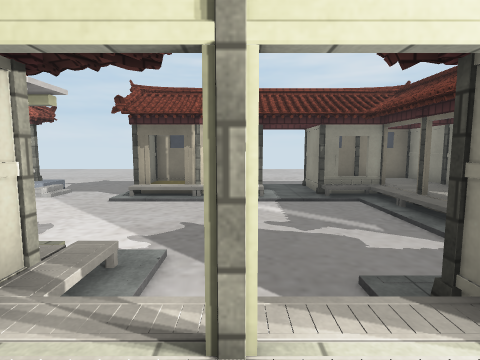
[1] (above)

24 first-person views from a walk through a scene from a Unity 3-D project. The camera is 1.2 m above the floor, tilts 6° down and sees 80° across. Doors are open. The floor is counted in squares, 1 m on a side. Each view is taken from the middle of a square. On the plan, view 1 faces up. The plan holds only what a view shows up to about 13 squares ahead; the rest is blank. The place goes on beyond the plan. The player character is not drawn. Some animated figures are not drawn. Some surface patterns are stand-ins.

[2]
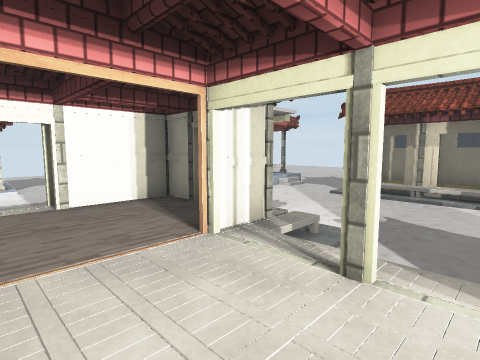

[3]
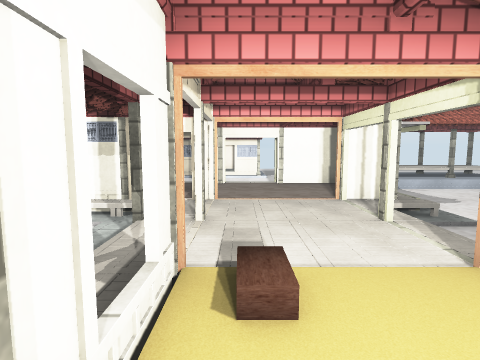

[4]
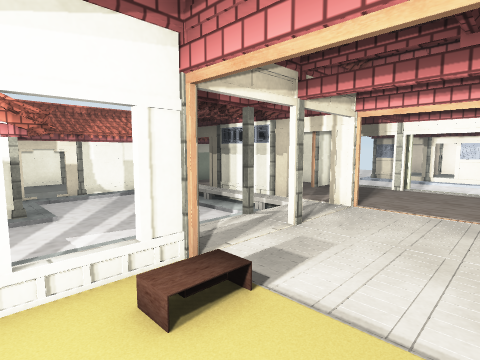

[5]
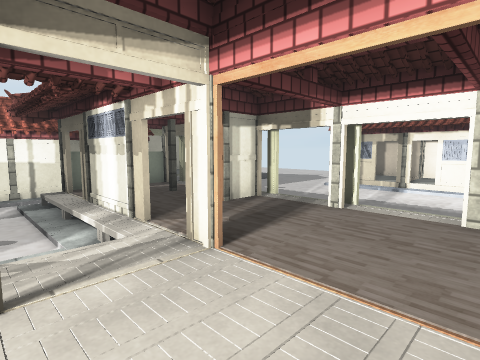

[6]
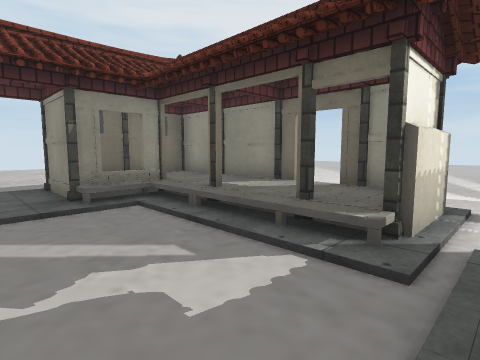

[7]
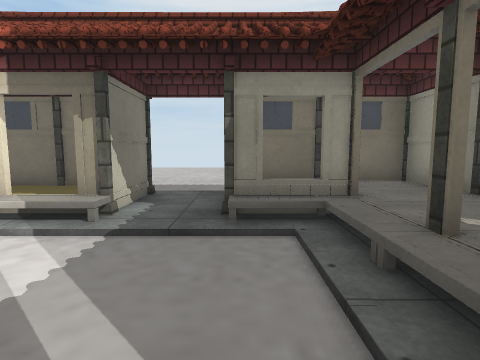

[8]
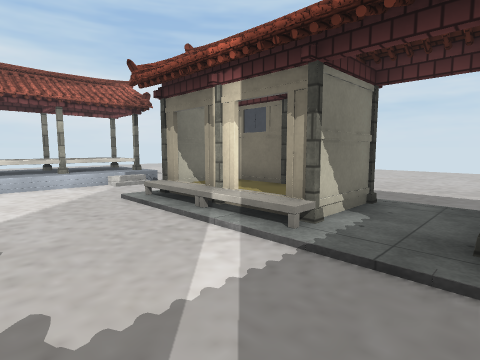

[9]
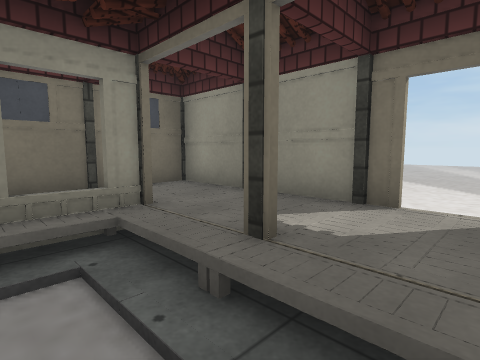

[10]
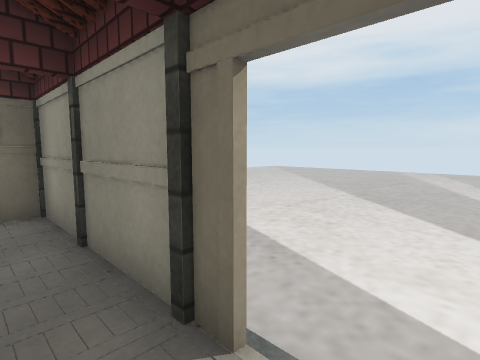

[11]
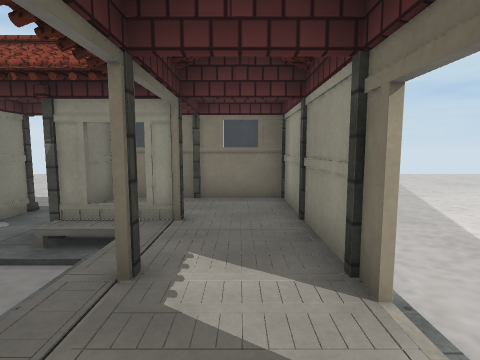

[12]
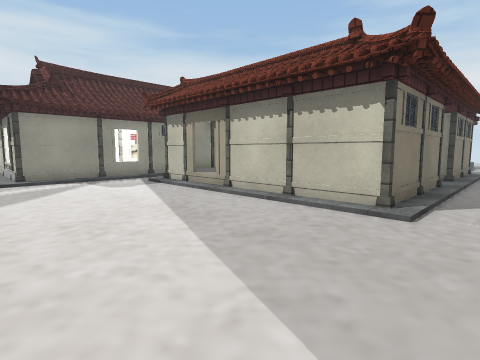

[13]
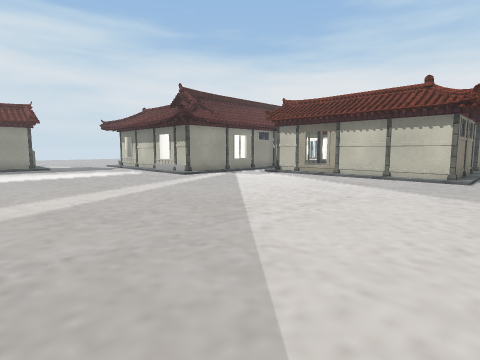

[14]
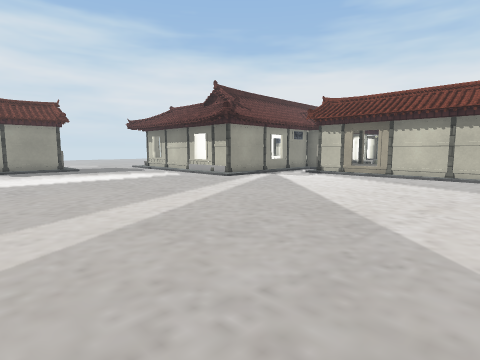

[15]
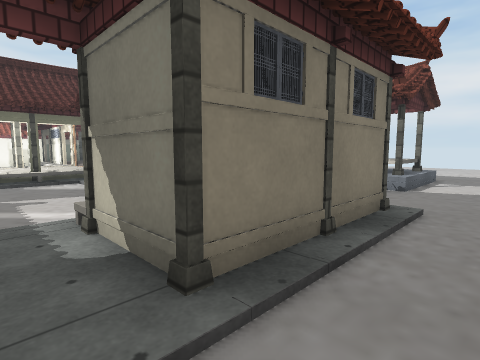

[16]
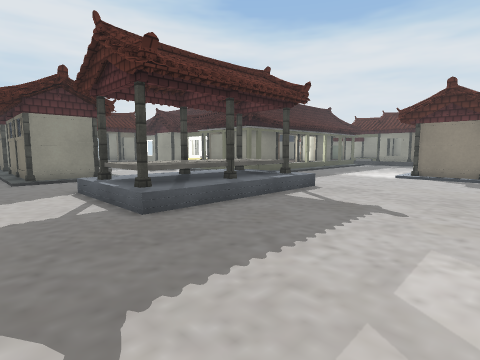

[17]
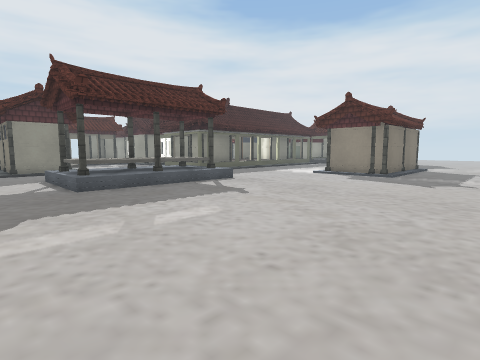

[18]
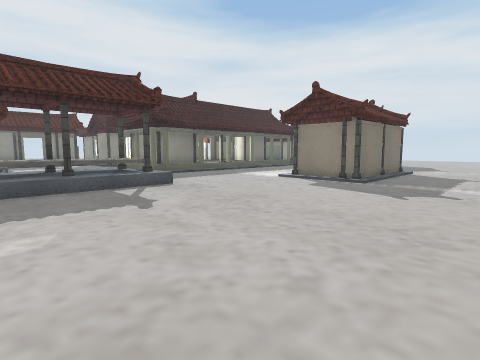

[19]
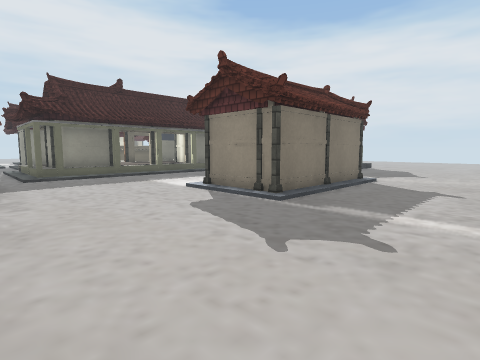

[20]
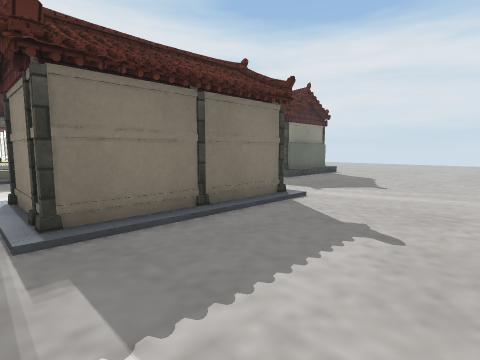

[21]
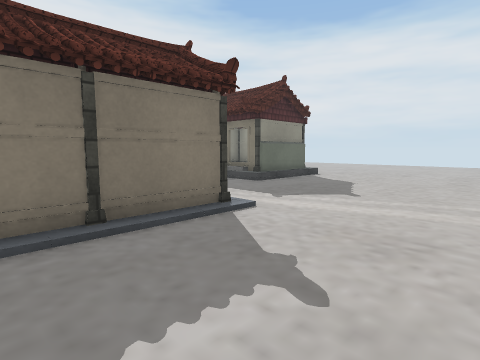

[22]
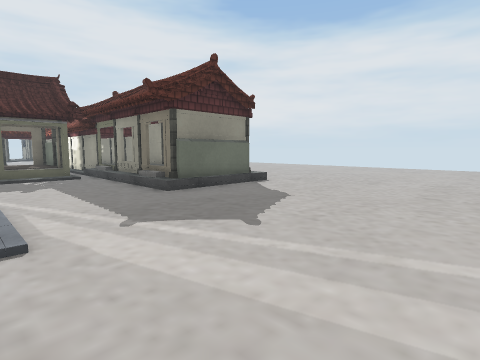

[23]
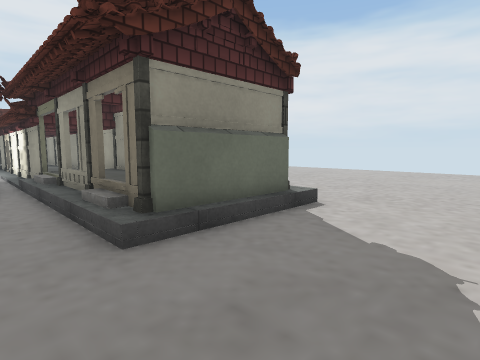

[24]
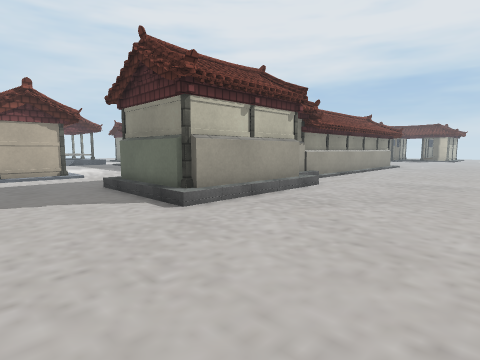

### Floor plan
Key: @ floor where view 1 was taken; # wall or solid block; . main floor; : floor 0.25 m higher than the main floor; + floor 0.5 m higher than the main floor; / step, stairs or slope; D open door; P pillar; O other object.
Columns run from 20 left of view 1 to 21 right of it. Each row starts with its distance up from view 1.
 14 . .........     ........   ............ .
 13  ..................P....................
 12 ................POOOOPDPOPOP..............
 11 ........./P P...##++##:#   #.............
 10 ........./   O..PDDPDP:PDP P..............
  9 ........./P P/..:::::::::D #..............
  8 .........// //..........:P P..............
  7 .........//  /..........:D D..............
  6 ........./P #/..........:D+D..............
  5 ........................:P+P.............
  4 .............:DDDDD.....:P#P.............
  3 .............:P#P P...P  :...............
  2 .............:D#++PDPD      DP#P:........
  1 .............:P#++D + D++      O: .......
  0 .....P#OP....:PD++D @ D+       O:  ......
 -1 .....#+O....  DD++D  +D/++     D    .....
 -2 .....O#P....  PD++PDPDPDP      O     ....
 -3 .....# D....  DD++D:P          #      ...
 -4 .....# O....  ODP+OP. ..D
 -5 ..... #P....  D#++O.....
 -6 .............: DP OP....
 -7 .............:DD+ D....P
 -8 .............:OD #P....:
 -9 .......................:
-10 ........PDPDPDOO#####PD
-11 ........#  +++       ++
-12  .......#     OO#    O#
-13  .......P#P#O //.
-14  .......//////....
-15  ..................
-16  ...................
-17  ...................
-18  ...................
-19  ...........

Where each view was taken, in squares from view 1:
view 1: 0 up, 0 right, facing up
view 2: 1 down, 1 right, facing up-left
view 3: 1 down, 5 right, facing left
view 4: 1 up, 4 right, facing down-left
view 5: 1 up, 0 right, facing down-left
view 6: 3 up, 1 right, facing up-right
view 7: 5 up, 3 right, facing up
view 8: 6 up, 3 right, facing up-left
view 9: 6 up, 3 right, facing up-right
view 10: 6 up, 6 right, facing up-right
view 11: 5 up, 6 right, facing up
view 12: 14 up, 13 right, facing down-left
view 13: 14 up, 20 right, facing down-left
view 14: 12 up, 21 right, facing down-left
view 15: 14 up, 2 right, facing down-left
view 16: 14 up, 16 left, facing down-right
view 17: 14 up, 20 left, facing down-right
view 18: 11 up, 20 left, facing down-right
view 19: 6 up, 20 left, facing down-right
view 20: 1 up, 20 left, facing down-right
view 21: 1 down, 20 left, facing down-right
view 22: 5 down, 20 left, facing down-right
view 23: 8 down, 16 left, facing down-right
view 24: 19 down, 16 left, facing up-right
